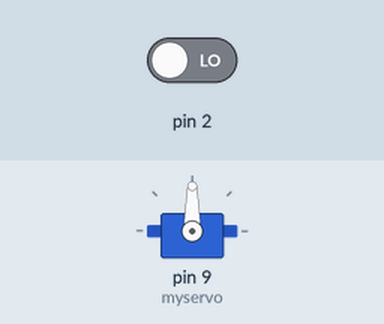
A sketch run on a simulated Arduino Uno, built with avr-gcc and run on an emulated ATmega328P. Parts: servo. The inputs (shaded band) are chosen by the test bench; at power-on: pin 2 LOW.

Above: at 1.2 s.
1.3 s: pin 2 driven HIGH
At 1.45 s:
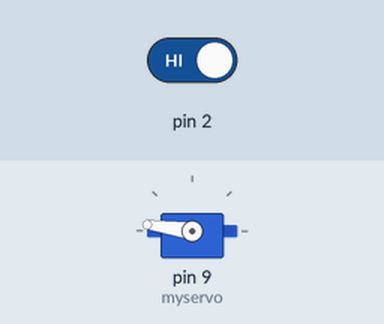
At 2.05 s:
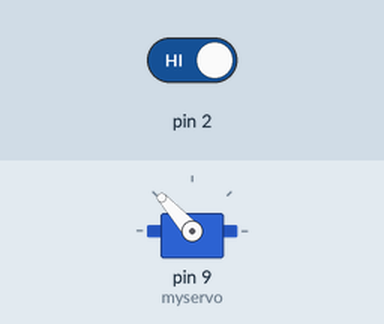
Timing chart, 0 to 10.3 s (numbered marks = the images above; inputs shaded):
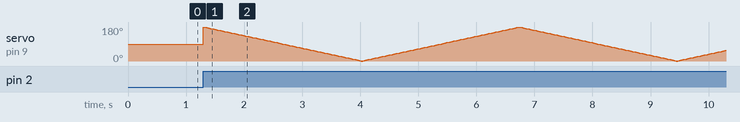

The sketch:

button_servo.ino
```cpp
#include <Servo.h>

Servo myservo;  // create servo object to control a servo
                // a maximum of eight servo objects can be created

int pos = 0;    // variable to store the servo position

void setup()
{
  myservo.attach(9);  // attaches the servo on pin 9 to the servo object
  pinMode(2,INPUT);
}
 int appuie = 0;
 int temp = 0;

void loop()
{
  appuie = digitalRead(2);
  if(appuie == HIGH)
  {
    temp = temp + 1;

            if(temp % 2 == 0)
                {
                     for(pos = 0; pos < 180; pos += 1)
                    {
                    myservo.write(pos);
                    delay(15);
                    }

                }

         if(temp % 2 != 0)
                {
                    for(pos = 180; pos>=1; pos -= 1)
                    {
                    myservo.write(pos);
                    delay(15);
                    }
                  }


  }
   if(appuie == LOW)
  {


  }


}
```
